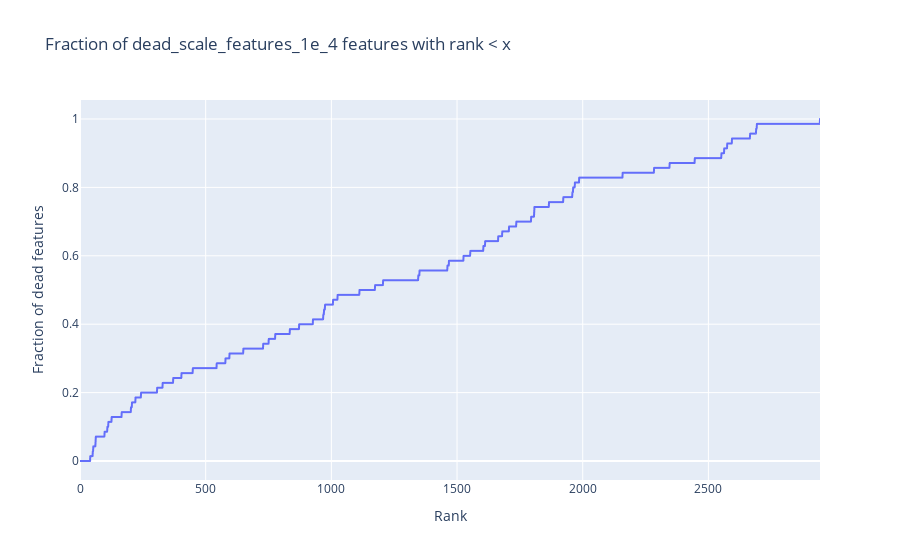

The cell this chart's notebook holds for it:
### Code cell
data_path = Path(
    "/dlabscratch1/cdumas/representation-structure-comparison/notebooks/results/eval_crosscoder/l13-mu4.1e-02-lr1e-04_ae_final/data"
)
df = pd.read_csv(data_path / "feature_df.csv")
# Filter for IT only and Base only features that are not dead
selected_features = df[(df['tag'].isin(['IT only', 'Base only'])) & (df['dead'] == False)]

# Get the indices of the selected features in the dataframe
selected_indices = selected_features.index.tolist()

print(f"Number of selected features: {len(selected_indices)}")
print(f"First 10 selected indices: {selected_indices[:10]}")
# display top 70 features order by dec_norm_diff ascending
sorted_df = df.sort_values(by='dec_norm_diff', ascending=True)
display(sorted_df.head(70))
# plot rank of dead_scale_features_1e_4 features in this df in an histogram using plotly
ft_sorted = sorted_df.index.tolist()
print(ft_sorted[:10])
ranks = [ft_sorted.index(i) for i in dead_scale_features_1e_4]
import plotly.express as px
import numpy as np

# Calculate the fraction of dead features with rank < x
x = np.arange(0, max(ranks) + 1)
y = [sum(r <= i for r in ranks)/len(ranks) for i in x]

# Create a line plot
fig = px.line(x=x, y=y, title="Fraction of dead_scale_features_1e_4 features with rank < x")
fig.update_layout(xaxis_title="Rank", yaxis_title="Fraction of dead features")
fig.show()

### Figure 1 — Plotly figure (JSON) as saved in the notebook; plotly's stock layout.template omitted (floating-point values rounded to 4 significant figures; data arrays with more than 128 entries replaced by an {"elided": "..."} marker saying what was removed)
{"data": [{"hovertemplate": "x=%{x}<br>y=%{y}<extra></extra>", "legendgroup": "", "line": {"color": "#636efa", "dash": "solid"}, "marker": {"symbol": "circle"}, "mode": "lines", "name": "", "showlegend": false, "type": "scattergl", "x": {"elided": "2945 int values"}, "xaxis": "x", "y": {"elided": "2945 float values"}, "yaxis": "y"}], "layout": {"legend": {"tracegroupgap": 0}, "title": {"text": "Fraction of dead_scale_features_1e_4 features with rank < x"}, "xaxis": {"anchor": "y", "domain": [0, 1], "title": {"text": "Rank"}}, "yaxis": {"anchor": "x", "domain": [0, 1], "title": {"text": "Fraction of dead features"}}}}
